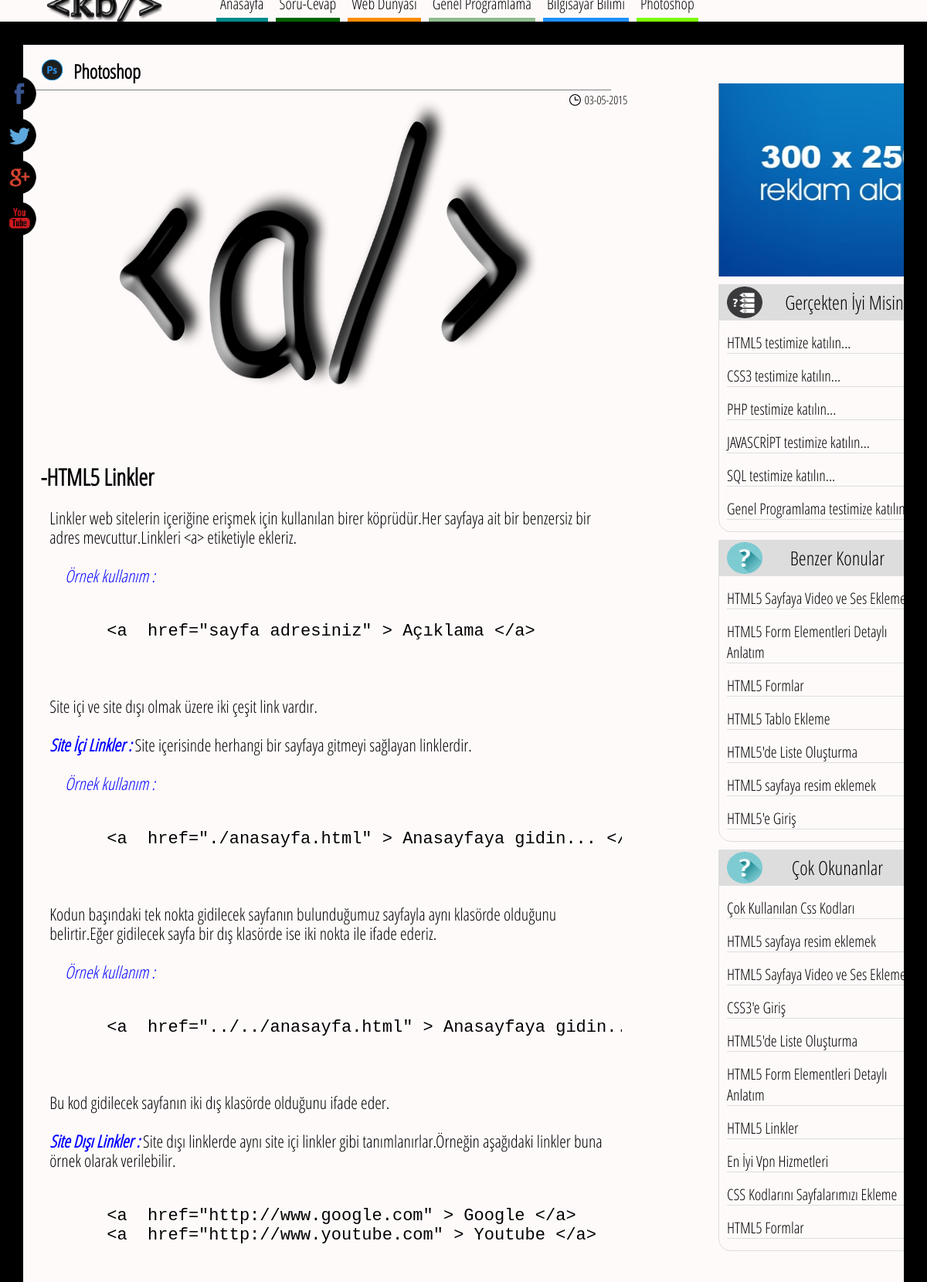
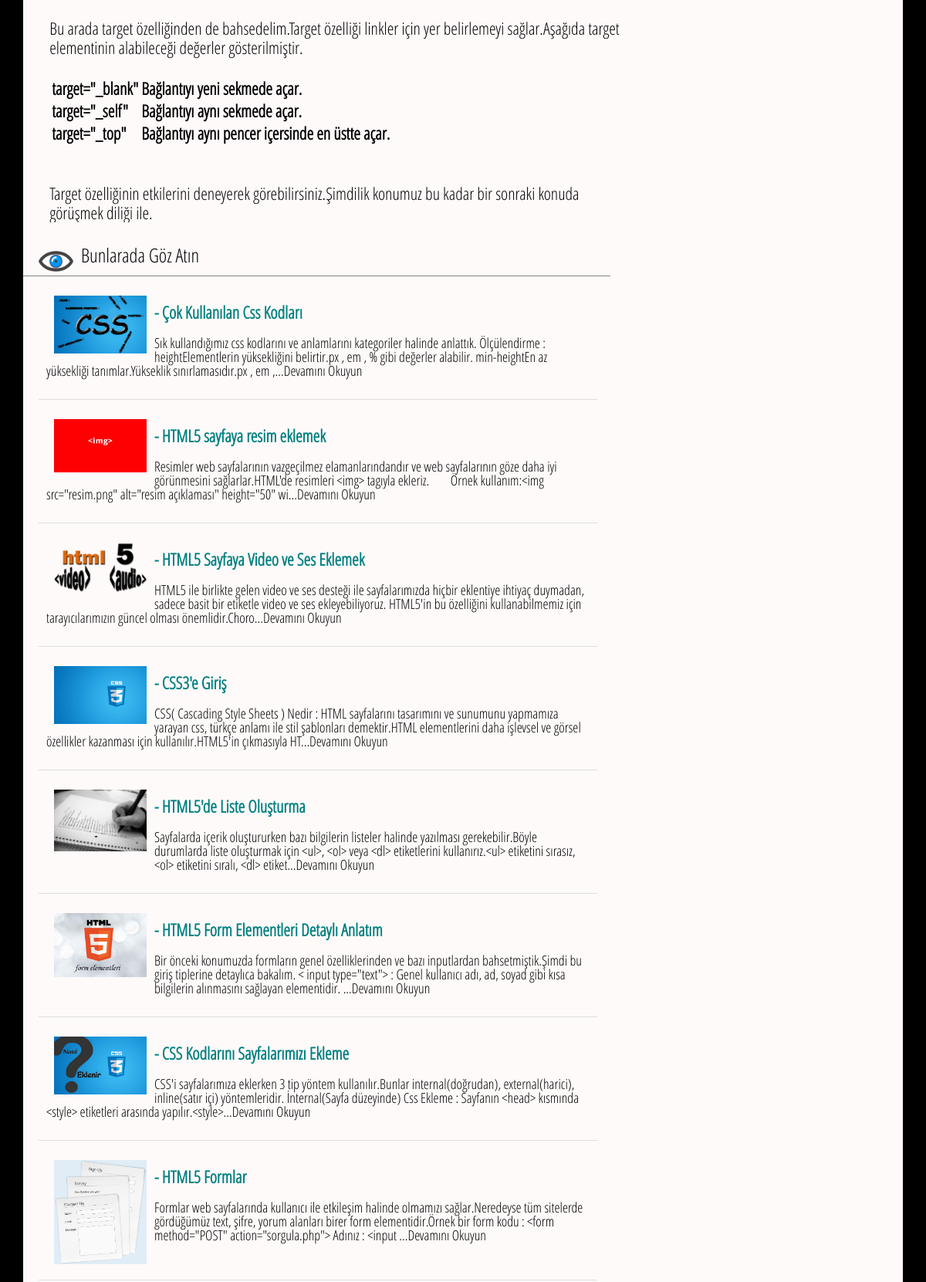
Page /photoshop/html5-linkler-t4.html (upper part) on the committed database (2 pictures, top to bottom).
### tables this page shows
CREATE TABLE IF NOT EXISTS `konular` (
  `konu_id` int(11) NOT NULL AUTO_INCREMENT,
  `yayin_tarihi` timestamp NOT NULL DEFAULT CURRENT_TIMESTAMP,
  `konu_baslik` text NOT NULL,
  `konu_icerik` text NOT NULL,
  `kategori` text NOT NULL,
  `okunma` int(11) NOT NULL,
  `alt_kategori` varchar(80) NOT NULL,
  `konu_resmi` varchar(80) NOT NULL,
  PRIMARY KEY (`konu_id`)
);

### photoshop/konu.php (the view, shortened to what this page needs)
<?php
	$id = $_GET['t'];
    $id = mysql_real_escape_string($id);
    $sqlsorgu = mysql_query("SELECT * FROM konular where konu_id=".$id."");
	$yazdir=mysql_fetch_array($sqlsorgu);
	$metin =$yazdir['konu_baslik'];
	$cevap=$yazdir['konu_icerik'];
	$kategorigenel=$yazdir['kategori'];
	$kategori=$yazdir['alt_kategori'];
?>
<!DOCTYPE html>
<html lang="tr-TR">
 <head>
  <link href='../kodlar/font.css' rel='stylesheet' type='text/css' />
  <link rel="stylesheet" type="text/css" href="../kodlar/konu_tasarim.css" />
 </head>
<body style="margin-top:<?php $tar=$_SERVER['HTTP_USER_AGENT']; if(stripos($tar,"firefox")){echo "-23px";} else{echo "-20px";} ?>;" >
  <?php
    require("../kodlar/menu.php");echo '<style type="text/css">#menu{position:fixed;}</style>';
	include("../kodlar/icon_socials.php");
	$newdate = date("d-m-Y", strtotime($yazdir['yayin_tarihi']));
  ?>
  <br />
  <section>
   <div id ="ana">
    <div id="icerik">
	 <div class="anabaslik"><img src="../img/shop.png" alt="photoshop simgesi" width="35" height="35" style="margin-top:15px;margin-right:10px;margin-bottom:5px;float:left;" /><h3 style="font-size:25px;line-height:18px;margin-bottom:15px;"> Photoshop</h3></div>
	 <img class="soru_resmi" src="<?php echo $yazdir['konu_resmi']; ?>" alt="<?php echo $metin; ?>" width="80%" height="450">
	 <?php
	 echo '<img style="float:left;position:relaitive;margin-right:5px;" src="../img/zaman.png" alt="zaman simgesi" width="15" height="15" /><p class="tarih" style="float:left;position:relaitive;margin-right:25px;">'.$newdate.'</p><h1 class="soru" title="'.$metin.'">-'.$metin.'</h1>';
	 echo '<div class="cevap"> '.$cevap.'</div>';
	 ?>
	  <div class="anabaslik"><img src="../img/göz.png" alt="göz simgesi" width="45" height="27" style="margin-top:37px;margin-right:10px;margin-bottom:5px;float:left;" /><h4 style="font-size:25px;line-height:18px;font-weight:lighter;margin-bottom:5px;"> Bunlarada Göz Atın</h4></div>
	    <div class="konular">
		    <?php
			$sqlsorgu = mysql_query("SELECT * FROM konular where kategori='".$kategorigenel."' Order By okunma desc");
             while($yazdir=mysql_fetch_array($sqlsorgu)){
            $metin = $yazdir['konu_baslik'];
	        $id2 = $yazdir['konu_id'];
			$dosya=$yazdir['konu_resmi'];
	        if($id2!=$id){
            $url=seo($metin);
			echo '<a class="menu_link2" href="../'.$kategorigenel.'/'.$url.'-t'.$id2.'.html" title="'.$metin.'"><div class="konu"><img class="resim" src="'.$dosya.'"  alt="'.$metin.'" width="120" /><h3 class="konu_baslik"> - '.$metin.'</h3><p class="konu_aciklama">'.mb_substr(strip_tags($yazdir['konu_icerik']), 0, 250,'UTF-8').'...Devamını Okuyun</p></div></a>';
	        }
	        }
			?>
	      </div>
		      <?php include("../kodlar/reklam.php"); ?>
	          <?php include("../kodlar/yan_test.php"); ?>
              <?php include("../kodlar/benzer_konular.php"); ?>
			  <?php include("../kodlar/cok_okunanlar.php"); ?>
	</div>
	</div>
    <?php
     function SEO($text) {
     $tr = array('ş','Ş','ı','İ','ğ','Ğ','ü','Ü','ö','Ö','Ç','ç',' ','?','!','*','/','=',':','(',')');
     $eng = array('s','s','i','i','g','g','u','u','o','o','c','c','-','-','-','-','-','-','-','-','-');
     $text = str_replace($tr,$eng,$text);
     $text = strtolower($text);
     return $text;
     }
    ?>
  </section>
  <?php require ('../kodlar/footer.php'); ?>
 </body>
</html>

### kodlar/benzer_konular.php (shortened to what this page needs)
<?php
      $sqlsorgu = mysql_query("SELECT * FROM konular Where alt_kategori='".$kategori."' Order By yayin_tarihi desc limit 10");
$ilk=1;
      while($yazdir=mysql_fetch_array($sqlsorgu)){
      $metin = $yazdir['konu_baslik'];
   $id2 = $yazdir['konu_id'];
   if($id2!=$id){
   $konu_basligi=$metin;
      $url=SEO($konu_basligi);
if($ilk==1){$ilk=5;
echo '<div id="yan">
      <h4 class="yanbaslik1">Benzer Konular </h4>';
}else{$ilk=-10;}
$konuresmi=$yazdir['konu_resmi'];
   echo '<a class="menu_link" href="../'.$kategorigenel.'/'.$url.'-t'.$id2.'.html" title="'.$konu_basligi.'"><img src="'.$konuresmi.'" width="50" height="35" alt="'.$konu_basligi.'" style="border-radius:50px;float:right;padding-right:5px;margin-top:'.$ilk.'px" /><h3 class="dikkatceken">'.$konu_basligi.'</h3></a>';
}
   }
if($ilk!=1){echo "</div>";}
  ?>

### kodlar/cok_okunanlar.php (shortened to what this page needs)
<link rel="stylesheet" type="text/css" title="Main" media="screen,print" href="<?php if(isset($durum)){echo '../../kodlar/son_basliklarstil.css';}else{echo '../kodlar/son_basliklarstil.css';} ?>" />
	  <div id="yan">
       <h4 class="yanbaslik1">Çok Okunanlar </h4>
	    <?php
         $sqlsorgu = mysql_query("SELECT * FROM konular Order By okunma desc limit 10");
		 $ilk=1;
         while($yazdir=mysql_fetch_array($sqlsorgu)){
         $metin = $yazdir['konu_baslik'];
	     $id2 = $yazdir['konu_id'];
	     $konu_basligi=$metin;
         $url=SEO($konu_basligi);
		 if($ilk==1){$ilk=5;}else{$ilk=-10;}
		 $konuresmi=$yazdir['konu_resmi'];
	     echo '<a class="menu_link" href="../'.$kategorigenel.'/'.$url.'-t'.$id2.'.html" title="'.$konu_basligi.'"><img src="'.$konuresmi.'" width="50" height="35" alt="'.$konu_basligi.'" style="border-radius:50px;float:right;padding-right:5px;margin-top:'.$ilk.'px" /><h3 class="dikkatceken">'.$konu_basligi.'</h3></a>';
	     }
	    ?>
     </div>

### kodlar/konu_tasarim.css (style rules this page uses)
.soru { width:65%; float:left; overflow:hidden; position:relaitive; font-weight:bold; font-size:30px; margin-left:2%; margin-right:2%; margin-bottom:0px; }
.soru_resmi { float:left; margin-left:5%; width:57%; height:450px; }
.cevap { overflow:hidden; width:65%; float:left; position:relaitive; font-weight:lighter; font-size:22px; margin-top:20px; margin-left:3%; margin-right:3%; line-height:25px; }
.cevap i { color:blue; }
.pre { width:80%; margin-left:10%; margin-right:10%; }
#icerik { font-family:"open sans condensed" ; background-color:snow; overflow:hidden; float:left; position:relaitive; width:100%; height:auto; min-height:900px; box-sizing:border-box; }
#ana { cursor:default; min-height:500px; width:95%; margin:60px auto; font-family:"open sans condansed"; }
.menu_link2,.menu_link { color:black; text-decoration:none; }
.tarih { font-size:15px; color:black; text-align:right; margin-bottom:-5px; margin-top:-3px; }
.dikkatceken { font-size:20px; color:black; margin-left:10px; border-bottom:1px solid #ddd; margin-top:15px; margin-bottom:15px; font-weight:lighter; }
.anabaslik { float:left; width:65%; padding-left:20px; margin-bottom:5px; height:auto; overflow:hidden; border-bottom:1px solid grey; }
.konu_aciklama { color:black;font-size:18px;line-height:18px; }
.konu_baslik { font-size:22px;line-height:18px; }
.konular { position:relaitive; margin:0px 20px; height:auto; width:65%; }
.resim { margin:10px; float:left; }
.konu { float:left; width:95%; padding:10px; margin-bottom:5px; font-size:20px; height:auto; overflow:hidden; transition-duration:0.5s; color:teal; border-bottom:1px solid #ddd; }
body { background-color:black; width:100%; height:100%; margin:auto; padding:auto; }

### kodlar/son_basliklarstil.css (style rules this page uses)
#yan { margin-top:10px; margin-left:900px; font-family:"open sans condensed" ; border-bottom-left-radius:1em; border-bottom-right-radius:1em; background-size:100% 100%; overflow:hidden; width:27%; box-sizing:border-box; -webkit-box-sizing:border-box; border:1px solid #ddd; }
.yanbaslik1 { background-color:#ddd; background-image:url(../img/dikkat.png); background-repeat:no-repeat; text-align:center; font-size:25px; border-bottom:1px inset #ddd; margin:0px; line-height:5px; padding:20px; overflow:auto; font-weight:lighter; background-position:10px; background-size:15% 90%; }

### rows in the picture
konular: konu_resmi (picture), yayin_tarihi "03-05-2015", konu_baslik "HTML5 Linkler", konu_icerik "Linkler web sitelerin içeriğine erişmek için kullanılan birer köprüdür.Her sayfaya ait bir benzersiz bir adres mevcuttur.Linkleri <a> etiketiyle ekleriz. Örnek kullanım : <a href=\"sayfa adresiniz\" > Açıklama </a> Site içi ve site dışı olmak üzere iki çeşit link vardır. Site İçi Linkler : Site içerisinde herhangi bir sayfaya gitmeyi sağlayan linklerdir. Örnek kullanım : <a href=\"./anasayfa.html\" > Anasayfaya gidin... Kodun başındaki tek nokta gidilecek sayfanın bulunduğumuz sayfayla aynı klasörde olduğunu belirtir.Eğer gidilecek sayfa bir dış klasörde ise iki nokta ile ifade ederiz. Örnek kullanım : <a href=\"../../anasayfa.html\" > Anasayfaya Bu kod gidilecek sayfanın iki dış klasörde…"
konular: konu_resmi (picture), konu_baslik "Çok Kullanılan Css Kodları", konu_icerik "Sık kullandığımız css kodlarını ve anlamlarını kategoriler halinde anlattık. Ölçülendirme : heightElementlerin yüksekliğini belirtir.px , em , % gibi değerler alabilir. min-heightEn az yüksekliği tanımlar.Yükseklik sınırlamasıdır.px , em ,"
konular: konu_resmi (picture), konu_baslik "HTML5 sayfaya resim eklemek", konu_icerik "Resimler web sayfalarının vazgeçilmez elamanlarındandır ve web sayfalarının göze daha iyi görünmesini sağlarlar.HTML'de resimleri <img> tagıyla ekleriz. Örnek kullanım:<img src=\"resim.png\" alt=\"resim açıklaması\" height=\"50\" wi"
konular: konu_resmi (picture), konu_baslik "HTML5 Sayfaya Video ve Ses Eklemek", konu_icerik "HTML5 ile birlikte gelen video ve ses desteği ile sayfalarımızda hiçbir eklentiye ihtiyaç duymadan, sadece basit bir etiketle video ve ses ekleyebiliyoruz. HTML5'in bu özelliğini kullanabilmemiz için tarayıcılarımızın güncel olması önemlidir.Choro", konu_baslik "HTML5 Sayfaya Video ve Ses…"
konular: konu_resmi (picture), konu_baslik "CSS3'e Giriş", konu_icerik "CSS( Cascading Style Sheets ) Nedir : HTML sayfalarını tasarımını ve sunumunu yapmamıza yarayan css, türkçe anlamı ile stil şablonları demektir.HTML elementlerini daha işlevsel ve görsel özellikler kazanması için kullanılır.HTML5'in çıkmasıyla HT"
konular: konu_resmi (picture), konu_baslik "HTML5'de Liste Oluşturma", konu_icerik "Sayfalarda içerik oluştururken bazı bilgilerin listeler halinde yazılması gerekebilir.Böyle durumlarda liste oluşturmak için <ul>, <ol> veya <dl> etiketlerini kullanırız.<ul> etiketini sırasız, <ol> etiketini sıralı, <dl> etiket"
konular: konu_resmi (picture), konu_baslik "HTML5 Form Elementleri Detaylı Anlatım", konu_icerik "Bir önceki konumuzda formların genel özelliklerinden ve bazı inputlardan bahsetmiştik.Şimdi bu giriş tiplerine detaylıca bakalım. < input type=\"text\"> : Genel kullanıcı adı, ad, soyad gibi kısa bilgilerin alınmasını sağlayan elementidir."
konular: konu_resmi (picture), konu_baslik "CSS Kodlarını Sayfalarımızı Ekleme", konu_icerik "CSS'i sayfalarımıza eklerken 3 tip yöntem kullanılır.Bunlar internal(doğrudan), external(harici), inline(satır içi) yöntemleridir. İnternal(Sayfa düzeyinde) Css Ekleme : Sayfanın <head> kısmında <style> etiketleri arasında yapılır.<style>"
konular: konu_resmi (picture), konu_baslik "HTML5 Formlar", konu_icerik "Formlar web sayfalarında kullanıcı ile etkileşim halinde olmamızı sağlar.Neredeyse tüm sitelerde gördüğümüz text, şifre, yorum alanları birer form elementidir.Örnek bir form kodu : <form method=\"POST\" action=\"sorgula.php\"> Adınız : <input"
konular: konu_baslik "HTML5 Tablo Ekleme"
konular: konu_baslik "HTML5'e Giriş"
konular: konu_baslik "En İyi Vpn Hizmetleri"
